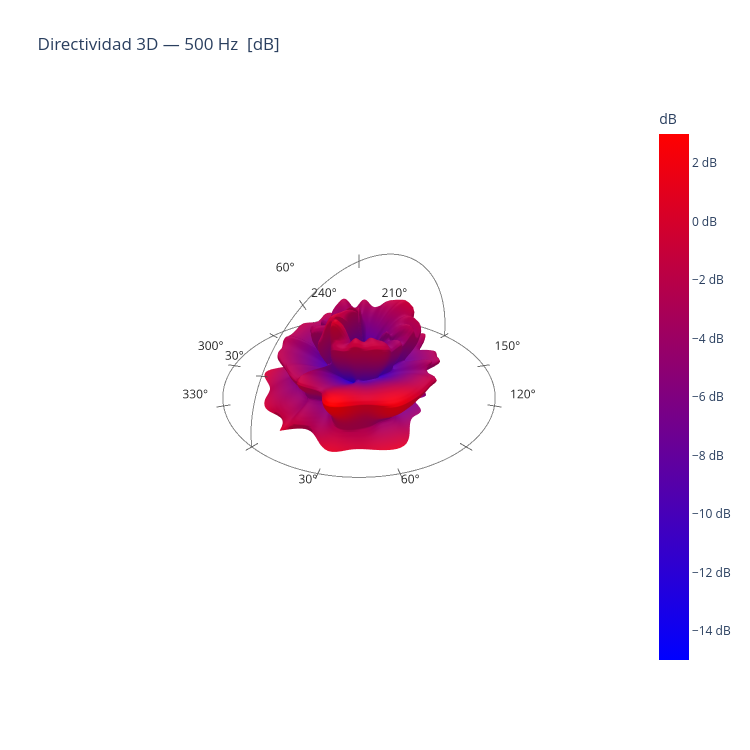

The code cell stored with this chart in its notebook:
### Code cell
# Y después por nota:
ma.notes['La4'].plot_polar_3d(freq=500, source='directivity', db_range=[-15, 3])

### Figure 1 — Plotly figure (JSON) as saved in the notebook; plotly's stock layout.template omitted (floating-point values rounded to 4 significant figures; data arrays with more than 128 entries replaced by an {"elided": "..."} marker saying what was removed)
{"data": [{"cmax": 3, "cmin": -15, "colorbar": {"ticksuffix": " dB", "title": {"text": "dB"}}, "colorscale": [[0, "blue"], [1, "red"]], "surfacecolor": {"elided": "46x181 float values"}, "type": "surface", "x": {"elided": "46x181 float values"}, "y": {"elided": "46x181 float values"}, "z": {"elided": "46x181 float values"}}, {"hoverinfo": "none", "line": {"color": "rgba(60,60,60,0.7)", "width": 2}, "mode": "lines", "showlegend": false, "type": "scatter3d", "x": {"elided": "361 float values"}, "y": {"elided": "361 float values"}, "z": {"elided": "361 float values"}}, {"hoverinfo": "none", "mode": "text", "showlegend": false, "text": ["0°", "30°", "60°", "90°", "120°", "150°", "180°", "210°", "240°", "270°", "300°", "330°"], "textfont": {"color": "rgba(40,40,40,1.0)", "size": 12}, "type": "scatter3d", "x": [1.32, 1.143, 0.66, 8.083e-17, -0.66, -1.143, -1.32, -1.143, -0.66, -2.425e-16, 0.66, 1.143], "y": [0, 0.66, 1.143, 1.32, 1.143, 0.66, 1.617e-16, -0.66, -1.143, -1.32, -1.143, -0.66], "z": [0, 0, 0, 0, 0, 0, 0, 0, 0, 0, 0, 0]}, {"hoverinfo": "none", "line": {"color": "rgba(60,60,60,0.7)", "width": 2}, "mode": "lines", "showlegend": false, "type": "scatter3d", "x": [1.1, 1.1, 1.099, 1.098, 1.097, 1.096, 1.094, 1.092, 1.089, 1.086, 1.083, 1.08, 1.076, 1.072, 1.067, 1.063, 1.057, 1.052, 1.046, 1.04, 1.034, 1.027, 1.02, 1.013, 1.005, 0.9969, 0.9887, 0.9801, 0.9712, 0.9621, 0.9526, 0.9429, 0.9329, 0.9225, 0.9119, 0.9011, 0.8899, 0.8785, 0.8668, 0.8549, 0.8426, 0.8302, 0.8175, 0.8045, 0.7913, 0.7778, 0.7641, 0.7502, 0.736, 0.7217, 0.7071, 0.6923, 0.6772, 0.662, 0.6466, 0.6309, 0.6151, 0.5991, 0.5829, 0.5665, 0.55, 0.5333, 0.5164, 0.4994, 0.4822, 0.4649, 0.4474, 0.4298, 0.4121, 0.3942, 0.3762, 0.3581, 0.3399, 0.3216, 0.3032, 0.2847, 0.2661, 0.2474, 0.2287, 0.2099, 0.191, 0.1721, 0.1531, 0.1341, 0.115, 0.09587, 0.07673, 0.05757, 0.03839, 0.0192, 6.736e-17], "y": [0.0, 0.0, 0.0, 0.0, 0.0, 0.0, 0.0, 0.0, 0.0, 0.0, 0.0, 0.0, 0.0, 0.0, 0.0, 0.0, 0.0, 0.0, 0.0, 0.0, 0.0, 0.0, 0.0, 0.0, 0.0, 0.0, 0.0, 0.0, 0.0, 0.0, 0.0, 0.0, 0.0, 0.0, 0.0, 0.0, 0.0, 0.0, 0.0, 0.0, 0.0, 0.0, 0.0, 0.0, 0.0, 0.0, 0.0, 0.0, 0.0, 0.0, 0.0, 0.0, 0.0, 0.0, 0.0, 0.0, 0.0, 0.0, 0.0, 0.0, 0.0, 0.0, 0.0, 0.0, 0.0, 0.0, 0.0, 0.0, 0.0, 0.0, 0.0, 0.0, 0.0, 0.0, 0.0, 0.0, 0.0, 0.0, 0.0, 0.0, 0.0, 0.0, 0.0, 0.0, 0.0, 0.0, 0.0, 0.0, 0.0, 0.0, 0.0], "z": [0.0, 0.0192, 0.03839, 0.05757, 0.07673, 0.09587, 0.115, 0.1341, 0.1531, 0.1721, 0.191, 0.2099, 0.2287, 0.2474, 0.2661, 0.2847, 0.3032, 0.3216, 0.3399, 0.3581, 0.3762, 0.3942, 0.4121, 0.4298, 0.4474, 0.4649, 0.4822, 0.4994, 0.5164, 0.5333, 0.55, 0.5665, 0.5829, 0.5991, 0.6151, 0.6309, 0.6466, 0.662, 0.6772, 0.6923, 0.7071, 0.7217, 0.736, 0.7502, 0.7641, 0.7778, 0.7913, 0.8045, 0.8175, 0.8302, 0.8426, 0.8549, 0.8668, 0.8785, 0.8899, 0.9011, 0.9119, 0.9225, 0.9329, 0.9429, 0.9526, 0.9621, 0.9712, 0.9801, 0.9887, 0.9969, 1.005, 1.013, 1.02, 1.027, 1.034, 1.04, 1.046, 1.052, 1.057, 1.063, 1.067, 1.072, 1.076, 1.08, 1.083, 1.086, 1.089, 1.092, 1.094, 1.096, 1.097, 1.098, 1.099, 1.1, 1.1]}, {"hoverinfo": "none", "line": {"color": "rgba(60,60,60,0.7)", "width": 2}, "mode": "lines", "showlegend": false, "type": "scatter3d", "x": [-1.1, -1.1, -1.099, -1.098, -1.097, -1.096, -1.094, -1.092, -1.089, -1.086, -1.083, -1.08, -1.076, -1.072, -1.067, -1.063, -1.057, -1.052, -1.046, -1.04, -1.034, -1.027, -1.02, -1.013, -1.005, -0.9969, -0.9887, -0.9801, -0.9712, -0.9621, -0.9526, -0.9429, -0.9329, -0.9225, -0.9119, -0.9011, -0.8899, -0.8785, -0.8668, -0.8549, -0.8426, -0.8302, -0.8175, -0.8045, -0.7913, -0.7778, -0.7641, -0.7502, -0.736, -0.7217, -0.7071, -0.6923, -0.6772, -0.662, -0.6466, -0.6309, -0.6151, -0.5991, -0.5829, -0.5665, -0.55, -0.5333, -0.5164, -0.4994, -0.4822, -0.4649, -0.4474, -0.4298, -0.4121, -0.3942, -0.3762, -0.3581, -0.3399, -0.3216, -0.3032, -0.2847, -0.2661, -0.2474, -0.2287, -0.2099, -0.191, -0.1721, -0.1531, -0.1341, -0.115, -0.09587, -0.07673, -0.05757, -0.03839, -0.0192, -6.736e-17], "y": [0.0, 0.0, 0.0, 0.0, 0.0, 0.0, 0.0, 0.0, 0.0, 0.0, 0.0, 0.0, 0.0, 0.0, 0.0, 0.0, 0.0, 0.0, 0.0, 0.0, 0.0, 0.0, 0.0, 0.0, 0.0, 0.0, 0.0, 0.0, 0.0, 0.0, 0.0, 0.0, 0.0, 0.0, 0.0, 0.0, 0.0, 0.0, 0.0, 0.0, 0.0, 0.0, 0.0, 0.0, 0.0, 0.0, 0.0, 0.0, 0.0, 0.0, 0.0, 0.0, 0.0, 0.0, 0.0, 0.0, 0.0, 0.0, 0.0, 0.0, 0.0, 0.0, 0.0, 0.0, 0.0, 0.0, 0.0, 0.0, 0.0, 0.0, 0.0, 0.0, 0.0, 0.0, 0.0, 0.0, 0.0, 0.0, 0.0, 0.0, 0.0, 0.0, 0.0, 0.0, 0.0, 0.0, 0.0, 0.0, 0.0, 0.0, 0.0], "z": [0.0, 0.0192, 0.03839, 0.05757, 0.07673, 0.09587, 0.115, 0.1341, 0.1531, 0.1721, 0.191, 0.2099, 0.2287, 0.2474, 0.2661, 0.2847, 0.3032, 0.3216, 0.3399, 0.3581, 0.3762, 0.3942, 0.4121, 0.4298, 0.4474, 0.4649, 0.4822, 0.4994, 0.5164, 0.5333, 0.55, 0.5665, 0.5829, 0.5991, 0.6151, 0.6309, 0.6466, 0.662, 0.6772, 0.6923, 0.7071, 0.7217, 0.736, 0.7502, 0.7641, 0.7778, 0.7913, 0.8045, 0.8175, 0.8302, 0.8426, 0.8549, 0.8668, 0.8785, 0.8899, 0.9011, 0.9119, 0.9225, 0.9329, 0.9429, 0.9526, 0.9621, 0.9712, 0.9801, 0.9887, 0.9969, 1.005, 1.013, 1.02, 1.027, 1.034, 1.04, 1.046, 1.052, 1.057, 1.063, 1.067, 1.072, 1.076, 1.08, 1.083, 1.086, 1.089, 1.092, 1.094, 1.096, 1.097, 1.098, 1.099, 1.1, 1.1]}, {"hoverinfo": "none", "mode": "text", "showlegend": false, "text": ["30°", "60°", "90°"], "textfont": {"color": "rgba(40,40,40,1.0)", "size": 12}, "type": "scatter3d", "x": [1.143, 0.66, 8.083e-17], "y": [-0.04, -0.04, -0.04], "z": [0.66, 1.143, 1.32]}, {"hoverinfo": "none", "line": {"color": "rgba(60,60,60,0.8)", "width": 2}, "mode": "lines", "showlegend": false, "type": "scatter3d", "x": [1.045, 1.155], "y": [0, 0], "z": [0, 0]}, {"hoverinfo": "none", "line": {"color": "rgba(60,60,60,0.8)", "width": 2}, "mode": "lines", "showlegend": false, "type": "scatter3d", "x": [0.905, 1.0], "y": [0.5225, 0.5775], "z": [0, 0]}, {"hoverinfo": "none", "line": {"color": "rgba(60,60,60,0.8)", "width": 2}, "mode": "lines", "showlegend": false, "type": "scatter3d", "x": [0.5225, 0.5775], "y": [0.905, 1.0], "z": [0, 0]}, {"hoverinfo": "none", "line": {"color": "rgba(60,60,60,0.8)", "width": 2}, "mode": "lines", "showlegend": false, "type": "scatter3d", "x": [6.399e-17, 7.072e-17], "y": [1.045, 1.155], "z": [0, 0]}, {"hoverinfo": "none", "line": {"color": "rgba(60,60,60,0.8)", "width": 2}, "mode": "lines", "showlegend": false, "type": "scatter3d", "x": [-0.5225, -0.5775], "y": [0.905, 1.0], "z": [0, 0]}, {"hoverinfo": "none", "line": {"color": "rgba(60,60,60,0.8)", "width": 2}, "mode": "lines", "showlegend": false, "type": "scatter3d", "x": [-0.905, -1.0], "y": [0.5225, 0.5775], "z": [0, 0]}, {"hoverinfo": "none", "line": {"color": "rgba(60,60,60,0.8)", "width": 2}, "mode": "lines", "showlegend": false, "type": "scatter3d", "x": [-1.045, -1.155], "y": [1.28e-16, 1.414e-16], "z": [0, 0]}, {"hoverinfo": "none", "line": {"color": "rgba(60,60,60,0.8)", "width": 2}, "mode": "lines", "showlegend": false, "type": "scatter3d", "x": [-0.905, -1.0], "y": [-0.5225, -0.5775], "z": [0, 0]}, {"hoverinfo": "none", "line": {"color": "rgba(60,60,60,0.8)", "width": 2}, "mode": "lines", "showlegend": false, "type": "scatter3d", "x": [-0.5225, -0.5775], "y": [-0.905, -1.0], "z": [0, 0]}, {"hoverinfo": "none", "line": {"color": "rgba(60,60,60,0.8)", "width": 2}, "mode": "lines", "showlegend": false, "type": "scatter3d", "x": [-1.92e-16, -2.122e-16], "y": [-1.045, -1.155], "z": [0, 0]}, {"hoverinfo": "none", "line": {"color": "rgba(60,60,60,0.8)", "width": 2}, "mode": "lines", "showlegend": false, "type": "scatter3d", "x": [0.5225, 0.5775], "y": [-0.905, -1.0], "z": [0, 0]}, {"hoverinfo": "none", "line": {"color": "rgba(60,60,60,0.8)", "width": 2}, "mode": "lines", "showlegend": false, "type": "scatter3d", "x": [0.905, 1.0], "y": [-0.5225, -0.5775], "z": [0, 0]}, {"hoverinfo": "none", "line": {"color": "rgba(60,60,60,0.8)", "width": 2}, "mode": "lines", "showlegend": false, "type": "scatter3d", "x": [0.905, 1.0], "y": [0, 0], "z": [0.5225, 0.5775]}, {"hoverinfo": "none", "line": {"color": "rgba(60,60,60,0.8)", "width": 2}, "mode": "lines", "showlegend": false, "type": "scatter3d", "x": [0.5225, 0.5775], "y": [0, 0], "z": [0.905, 1.0]}, {"hoverinfo": "none", "line": {"color": "rgba(60,60,60,0.8)", "width": 2}, "mode": "lines", "showlegend": false, "type": "scatter3d", "x": [6.399e-17, 7.072e-17], "y": [0, 0], "z": [1.045, 1.155]}], "layout": {"height": 750, "scene": {"aspectmode": "cube", "xaxis": {"range": [-1.3, 1.3], "showbackground": false, "showticklabels": false, "title": {"text": ""}}, "yaxis": {"range": [-1.3, 1.3], "showbackground": false, "showticklabels": false, "title": {"text": ""}}, "zaxis": {"range": [-1.3, 1.3], "showbackground": false, "showticklabels": false, "title": {"text": ""}}}, "title": {"text": "Directividad 3D — 500 Hz  [dB]"}, "width": 750}}
